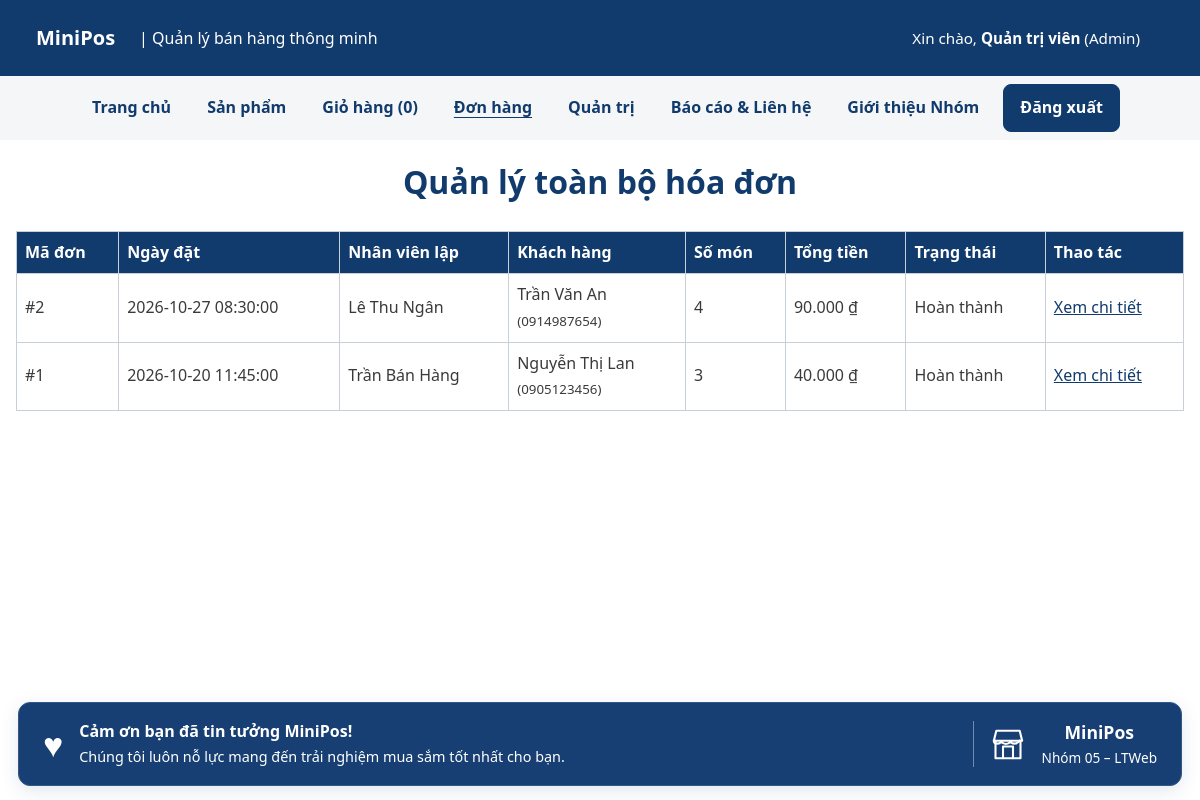
Page /don-hang.php (signed in) on the committed database.
### tables this page shows
CREATE TABLE nguoi_dung (
    id       INT UNSIGNED AUTO_INCREMENT PRIMARY KEY,
    email    VARCHAR(100) NOT NULL,
    ho_ten   VARCHAR(100) NOT NULL,
    mat_khau VARCHAR(255) NOT NULL,
    vai_tro  ENUM('quan_tri', 'nhan_vien') NOT NULL DEFAULT 'nhan_vien',
    ngay_tao DATETIME NOT NULL DEFAULT CURRENT_TIMESTAMP,
    UNIQUE KEY uq_nguoi_dung_email (email)
);

CREATE TABLE don_hang (
    id             INT UNSIGNED AUTO_INCREMENT PRIMARY KEY,
    nhan_vien_id   INT UNSIGNED NOT NULL,
    ten_khach_hang VARCHAR(100) NULL,
    sdt_khach_hang VARCHAR(20) NULL,
    tien_khach_dua INT UNSIGNED NOT NULL DEFAULT 0,
    trang_thai     ENUM('cho_xu_ly', 'dang_giao', 'hoan_thanh', 'da_huy')
                  NOT NULL DEFAULT 'hoan_thanh',
    ghi_chu       VARCHAR(255) NULL,
    ngay_dat      DATETIME NOT NULL DEFAULT CURRENT_TIMESTAMP,
    CONSTRAINT fk_don_hang_nhan_vien
        FOREIGN KEY (nhan_vien_id) REFERENCES nguoi_dung(id),
    KEY idx_don_hang_ngay_dat (ngay_dat)
);

### inc/ham.php (called while the page is built, shortened)
<?php
function e(string|int|float|null $giaTri): string
{
    return htmlspecialchars(
        (string) $giaTri,
        ENT_QUOTES | ENT_SUBSTITUTE,
        'UTF-8'
    );
}
function vnd(int|float $soTien): string
{
    return number_format((float) $soTien, 0, ',', '.') . ' ₫';
}

### inc/xac-thuc.php (called while the page is built, shortened)
<?php
function nguoiDung(): ?array
{
    $uid = $_SESSION['uid'] ?? null;
    static $user = null;
    if ($user === null) {
        $khoNguoiDung = new \App\Data\KhoNguoiDung(db());
        $user = $khoNguoiDung->timTheoId($uid);
    }
    return $user;
}
function yeuCauDangNhap(): array
{
    $user = nguoiDung();
    return $user;
}

### inc/db.php (called while the page is built, shortened)
<?php
function db(): PDO
{
    static $pdo = null;
    if ($pdo === null) {
        $host = getenv('DB_HOST') ?: '127.0.0.1;port=3307';
        $ten  = getenv('DB_NAME') ?: 'ltweb_nhom05';
        $user = getenv('DB_USER') ?: 'sang';
        $pass = getenv('DB_PASS') !== false ? (string) getenv('DB_PASS') : '1';
        $pdo = new PDO(
            "mysql:host=$host;dbname=$ten;charset=utf8mb4",
            $user,
            $pass,
            [
                PDO::ATTR_ERRMODE            => PDO::ERRMODE_EXCEPTION,
                PDO::ATTR_DEFAULT_FETCH_MODE => PDO::FETCH_ASSOC,
                PDO::ATTR_EMULATE_PREPARES   => false,
            ]
        );
    }
    return $pdo;
}

### src/Data/KhoNguoiDung.php (called while the page is built, shortened)
<?php
final class KhoNguoiDung
{
    public function timTheoId(int $id): ?array
    {
        $st = $this->db->prepare(
            'SELECT id, email, ho_ten, vai_tro FROM nguoi_dung WHERE id = ?'
        );
        $st->execute([$id]);
        $dong = $st->fetch();
        return $dong ?: null;
    }
}

### src/Services/GioHang.php (called while the page is built, shortened)
<?php
final class GioHang
{
    public function demSoLuong(): int
    {
        return array_sum(
            array_map(
                'intval',
                $_SESSION[self::KHOA_SESSION]
            )
        );
    }
}

### src/Data/KhoDonHang.php (called while the page is built, shortened)
<?php
final class KhoDonHang
{
    public function tatCa(): array
    {
        $st = $this->db->query(
            'SELECT dh.id, dh.trang_thai, dh.ngay_dat, dh.ten_khach_hang, dh.sdt_khach_hang, dh.tien_khach_dua,
                    nd.ho_ten AS ten_nhan_vien,
                    SUM(ct.so_luong)              AS so_mon,
                    SUM(ct.so_luong * ct.don_gia) AS tong_tien
               FROM don_hang dh
               JOIN nguoi_dung nd  ON nd.id = dh.nhan_vien_id
               JOIN chi_tiet_don ct ON ct.don_hang_id = dh.id
           GROUP BY dh.id, dh.trang_thai, dh.ngay_dat, dh.ten_khach_hang, dh.sdt_khach_hang, dh.tien_khach_dua, nd.ho_ten
           ORDER BY dh.ngay_dat DESC, dh.id DESC'
        );
        return array_map($this->epKieuDong(...), $st->fetchAll());
    }
    private function epKieuDong(array $dong): array
    {
        foreach (['id', 'so_mon', 'tong_tien', 'so_luong', 'don_gia', 'thanh_tien', 'san_pham_id', 'tien_khach_dua'] as $cot) {
            if (isset($dong[$cot])) {
                $dong[$cot] = (int) $dong[$cot];
            }
        }
        return $dong;
    }
}

### don-hang.php (the view, shortened to what this page needs)
<?php
$user = yeuCauDangNhap();
$khoDonHang = new \App\Data\KhoDonHang(db());
$isQuanTri = (($user['vai_tro'] ?? '') === 'quan_tri');
$danhSachDon = $isQuanTri
    ? $khoDonHang->tatCa()
    : $khoDonHang->cuaNhanVien((int) $user['id']);
require __DIR__ . '/inc/header.php';
?>
<main class="bao">
    <h1><?= $isQuanTri ? 'Quản lý toàn bộ hóa đơn' : 'Hóa đơn do tôi lập' ?></h1>
    <?php if ($danhSachDon === []): ?>
        <p>Chưa có hóa đơn nào. <a href="ban-hang.php">Sang màn hình bán hàng</a> để lập hóa đơn mới!</p>
    <?php else: ?>
        <div class="bang-vo">
            <table>
                <thead>
                    <tr>
                        <th>Mã đơn</th>
                        <th>Ngày đặt</th>
                        <?php if ($isQuanTri): ?>
                            <th>Nhân viên lập</th>
                        <?php endif; ?>
                        <th>Khách hàng</th>
                        <th>Số món</th>
                        <th>Tổng tiền</th>
                        <th>Trạng thái</th>
                        <th>Thao tác</th>
                    </tr>
                </thead>
                <tbody>
                    <?php foreach ($danhSachDon as $don): ?>
                        <tr>
                            <td>#<?= e($don['id']) ?></td>
                            <td><?= e($don['ngay_dat']) ?></td>
                            <?php if ($isQuanTri): ?>
                                <td><?= e($don['ten_nhan_vien'] ?? 'N/A') ?></td>
                            <?php endif; ?>
                            <td>
                                <?= e($don['ten_khach_hang'] ?: 'Khách vãng lai') ?>
                                <?php if (!empty($don['sdt_khach_hang'])): ?>
                                    <br><small>(<?= e($don['sdt_khach_hang']) ?>)</small>
                                <?php endif; ?>
                            </td>
                            <td><?= e($don['so_mon']) ?></td>
                            <td><?= e(vnd($don['tong_tien'])) ?></td>
                            <td><?= e(\App\Data\KhoDonHang::TRANG_THAI[$don['trang_thai']] ?? $don['trang_thai']) ?></td>
                            <td>
                                <a href="chi-tiet-don.php?id=<?= e($don['id']) ?>">Xem chi tiết</a>
                            </td>
                        </tr>
                    <?php endforeach; ?>
                </tbody>
            </table>
        </div>
    <?php endif; ?>
</main>
<?php require __DIR__ . '/inc/footer.php'; ?>

### inc/header.php (shortened to what this page needs)
<?php
require_once __DIR__ . '/config.php';
$goc = isset($goc) && is_string($goc) ? $goc : '';
$trangHienTai = basename(
    is_string($_SERVER['SCRIPT_NAME'] ?? null)
        ? $_SERVER['SCRIPT_NAME']
        : 'index.php',
    '.php'
);
$soLuongGioHang = 0;
try {
    $khoSanPhamHeader = new \App\Data\KhoSanPham(db());
    $gioHangHeader = new \App\Services\GioHang($khoSanPhamHeader);
    $soLuongGioHang = $gioHangHeader->demSoLuong();
} catch (\Throwable $loi) {
    error_log('Không thể lấy số lượng giỏ hàng trên header: ' . $loi->getMessage());
}
$uHeader = nguoiDung();
$dangNhapHeader = ($uHeader !== null);
$menuHeader = [
    'index'     => 'Trang chủ',
    'danh-sach' => 'Sản phẩm',
    'gio-hang'  => 'Giỏ hàng',
];
if ($dangNhapHeader) {
    $menuHeader['don-hang'] = 'Đơn hàng';
    if (($uHeader['vai_tro'] ?? '') === 'quan_tri') {
        $menuHeader['quan-tri'] = 'Quản trị';
    }
}
$menuHeader['lien-he']    = 'Báo cáo & Liên hệ';
$menuHeader['gioi-thieu'] = 'Giới thiệu Nhóm';
?>
<!DOCTYPE html>
<html lang="vi">
<head>
    <link rel="stylesheet" href="<?= e($goc) ?>css/style.css">
</head>
<body>
    <header class="dau-trang">
        <strong>
            <a class="lien-ket-logo-minipos" href="<?= e($goc) ?>index.php">
                MiniPos
            </a>
        </strong>
        <span>| Quản lý bán hàng thông minh</span>
        <span class="thong-tin-nguoi-dung-header">
            <?php if ($dangNhapHeader): ?>
                Xin chào, <strong><?= e($uHeader['ho_ten']) ?></strong>
                (<?= $uHeader['vai_tro'] === 'quan_tri' ? 'Admin' : 'Nhân viên' ?>)
            <?php else: ?>
                Bạn đang xem với tư cách khách.
            <?php endif; ?>
        </span>
    </header>
    <nav aria-label="Menu chính">
        <ul id="menu-chinh">
            <?php foreach ($menuHeader as $tep => $nhan): ?>
                <?php $dangXemMuc = $trangHienTai === $tep || ($tep === 'danh-sach' && $trangHienTai === 'chi-tiet'); ?>
                <li>
                    <a href="<?= e($goc . $tep . '.php') ?>" <?= $dangXemMuc ? 'aria-current="page"' : '' ?>>
                        <?= e($nhan) ?>
                        <?php if ($tep === 'gio-hang'): ?>
                            (<span data-so-luong-gio-hang aria-live="polite"><?= e($soLuongGioHang) ?></span>)
                        <?php endif; ?>
                    </a>
                </li>
            <?php endforeach; ?>
            <li class="muc-tai-khoan-header">
                <?php if ($dangNhapHeader): ?>
                    <form method="post" action="<?= e($goc) ?>dang-xuat.php" class="form-dang-xuat-header">
                        <button type="submit">Đăng xuất</button>
                    </form>
                <?php else: ?>
                    <a href="<?= e($goc) ?>dang-nhap.php" <?= $trangHienTai === 'dang-nhap' ? 'aria-current="page"' : '' ?>>
                        Đăng nhập
                    </a>
                <?php endif; ?>
            </li>
        </ul>
    </nav>

### rows in the picture
nguoi_dung: ho_ten "Quản trị viên"
don_hang: id "2", ngay_dat "2026-10-27 08:30:00", nhan_vien.ho_ten "Lê Thu Ngân", ten_khach_hang "Trần Văn An", sdt_khach_hang "0914987654", so_mon "4", tong_tien "90.000 ₫", trang_thai "Hoàn thành"
don_hang: id "1", ngay_dat "2026-10-20 11:45:00", nhan_vien.ho_ten "Trần Bán Hàng", ten_khach_hang "Nguyễn Thị Lan", sdt_khach_hang "0905123456", so_mon "3", tong_tien "40.000 ₫", trang_thai "Hoàn thành"

### other values in the picture
$nhan "Trang chủ"
$nhan "Sản phẩm"
$nhan "Giỏ hàng"
$nhan "Đơn hàng"
$nhan "Quản trị"
$nhan "Báo cáo & Liên hệ"
$nhan "Giới thiệu Nhóm"
